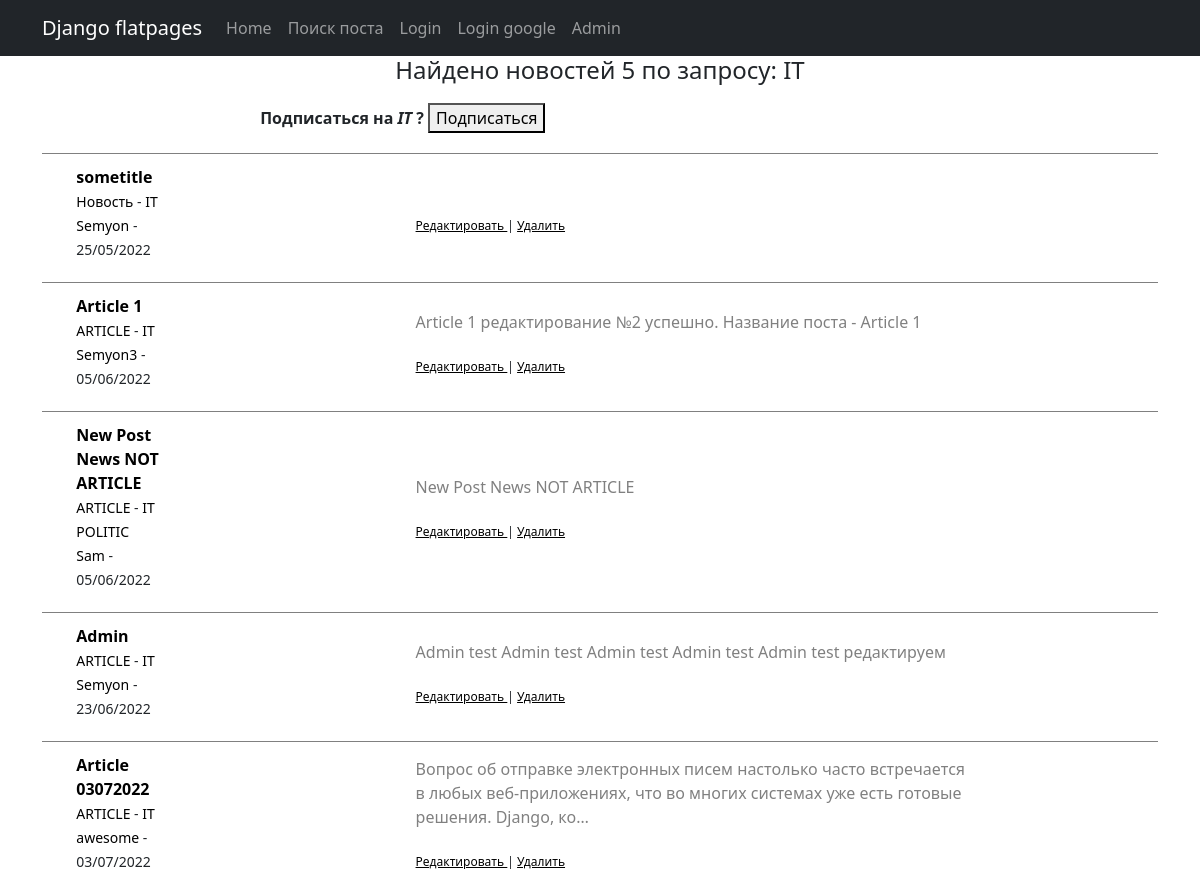
Page /news/category/1 on the earlier database version.
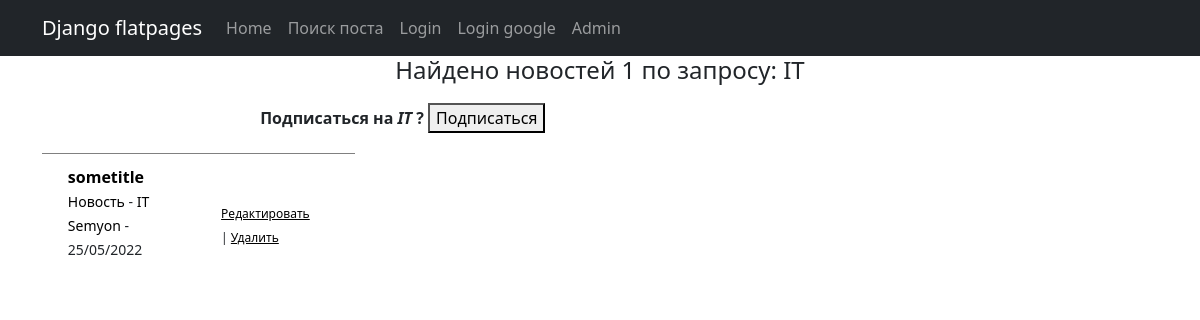
Same page on the later database version.
### news/models.py (models this page shows, shortened)
class Category(models.Model):
    name = models.CharField(max_length=255, unique=True)
    subscribers = models.ManyToManyField(User, through='CatSub', blank=True)
    def __str__(self):
        return f'{self.name}'

class Post(models.Model):
    author = models.ForeignKey(Author, on_delete=models.CASCADE)
    NEWS = 'NW'
    ARTICLE = 'AR'
    CAT_CHOICES = (
        (NEWS, 'Новость'),
        (ARTICLE, 'Статья'),
    )
    type = models.CharField(max_length=2, choices=CAT_CHOICES, default=ARTICLE)
    date = models.DateTimeField(auto_now_add=True)
    category = models.ManyToManyField(Category, through='PostCategory')
    text = models.TextField(default='')
    title = models.CharField(max_length=255)
    rating = models.SmallIntegerField(default=0)

class Author(models.Model):
    username = models.OneToOneField(User, on_delete=models.CASCADE)
    rating = models.SmallIntegerField(default=0)

### news/views.py (the view)
# urls.py: path('category/<int:pk>', PostCategory.as_view(), name='post_category'),
class PostCategory(ListView):
    model = Post
    ordering = ['-date']
    template_name = 'subcat/filtered.html'
    context_object_name = 'news'
    paginate_by = 6
    def get_queryset(self):
        self.id = resolve(self.request.path_info).kwargs['pk']
        queryset = Post.objects.filter(category=Category.objects.get(id=self.id))
        return queryset
    def get_context_data(self, **kwargs):
        context = super().get_context_data(**kwargs)
        context['filter'] = PostFilter(
            self.request.GET, queryset=self.get_queryset())
        context['name'] = Category.objects.get(id=self.id)
        return context

### news/templatetags/custom_filters.py (called while the page is built)
@register.filter(name='censor') # регистрируем наш фильтр под именем Censor, чтоб django понимал, что это именно фильтр, а не простая функция
def Censor(value): # первый аргумент здесь это то значение, к которому надо применить фильтр, второй аргумент — это аргумент фильтра, т. е. примерно следующее будет в шаблоне value|Censor
    STRONG_WORDS = ["php", "редиска"]
    if not isinstance(value, str):
        raise ValueError('Нельзя цензурировать не строку')
    for word in STRONG_WORDS:
        value = value.replace(word[1:], '*' * (len(word)-1))
    return value

### templates/subcat/filtered.html (shortened to what this page needs)
{% extends 'flatpages/default.html' %}
{% load custom_tags %}
{% load custom_filters %}
{% block content %}
<h4>
    Найдено новостей {{filter.qs|length}} по запросу:
    <span> {{ name }} </span>
</h4>
{% if name.id %}
<div class="new2">
  <strong>
    Подписаться на
    <em> {{ name }} </em>?
  </strong>
  <a href="{% url 'subscr_category' name.id %}">
    <button>
      Подписаться
    </button>
  </a>
</div>
{% endif %}
<table>
    {% for new in news %}
    <tr>
        <td class="top">
            <div class="news">
                <strong class="str">
                    <a href="{% url 'new' new.id %}"> {{ new.title|censor }} </a>
                </strong>
                <div class="str">
                    <small>
                        <a href="#"> {{ new.get_type_display }} </a> -
                        {% for category in new.category.all %}
                            <a href="{% url 'post_category' category.id %}"> {{ category }} </a>
                        {% endfor %}
                    </small>
                </div>
                <div class="str">
                    <small>
                        <a href="#"> {{ new.author.username }} </a> - {{ new.date|date:'d/m/Y' }}
                    </small>
                </div>
            </div>
        </td>
        <td class="top">
            <div class="news">
                <div class="grey">
                    {{ new.text|truncatechars:150 }}
                </div>
                <p>
                <div class="str">
                <sub>
                    {% if new.type == 'NEWS' %}
                        <a href="{% url 'new_update' new.id %}"><u> Редактировать </u></a>
                        |
                        <a href="{% url 'new_delete' new.id %}"><u> Удалить </u></a>
                    {% else %}
                        <a href="{% url 'article_update' new.id %}"><u> Редактировать </u></a>
                        |
                        <a href="{% url 'article_delete' new.id %}"><u> Удалить </u></a>
                    {% endif %}
                </sub>
                </div>
            </div>
        </td>
    </tr>
    {% endfor %}
</table>
{% endblock content %}

### templates/flatpages/default.html (shortened to what this page needs)
<!DOCTYPE html>
<html lang="en">
    <head>
         {% load static %}
        <link href="{% static 'css/styles.css' %}" rel="stylesheet" />
    </head>
    <body>
        <nav class="navbar navbar-expand-lg navbar-dark bg-dark static-top">
           <div class="container">
               <a class="navbar-brand" href="#">Django flatpages</a>
               <div class="collapse navbar-collapse" id="navbarResponsive">
                   <ul class="navbar-nav ml-auto">
                       <li class="nav-item active">
                           <a class="nav-link" href="/news/">Home</a>
                       </li>
                       <li>
                           <a class="nav-link"  href="{% url 'search' %}">Поиск поста</a>
                       </li>
                       <li class="nav-item active">
                           <a class="nav-link" href="/sign/login">Login</a>
                       </li>
                       <li class="nav-item active">
                           <a class="nav-link" href="/accounts/login">Login google</a>
                       </li>
                       <li class="nav-item active">
                           <a class="nav-link" href="/admin/">Admin</a>
                       </li>
                   </ul>
               </div>
           </div>
        </nav>
        <div class="container">
           <div class="row">
               <div class="col-lg-12 text-center">
                   {% block content %}{% endblock content %}
               </div>
           </div>
        </div>
    </body>
</html>

### templates/subcat/filtered.html (style rules this page uses)
.news { display: inline-block; margin: 0 10px 10px 0; padding: 10px 0; width: 60%; }
.new2 { display: inline-block; margin: 0 10px 10px 0; padding: 10px 0; width: 60%; text-align: left; }
.str { display: block; text-align: left; }
A { text-decoration: none; color: black; }
.top { border-top:1px solid grey; }

Differences in the rows shown:
removed Post: title|censor "Article 1", type "ARTICLE", author.username "Semyon3", date "05/06/2022", text "Article 1 редактирование №2 успешно. Название поста - Article 1", shows "Редактировать", Category (name "IT")
removed Post: title|censor "New Post News NOT ARTICLE", type "ARTICLE", author.username "Sam", date "05/06/2022", text "New Post News NOT ARTICLE", shows "Редактировать", Category (name "IT")
no longer on this page (row unchanged): Category: name "POLITIC", shown under "New Post News NOT ARTICLE"
removed Post: title|censor "Admin", type "ARTICLE", author.username "Semyon", date "23/06/2022", text "Admin test Admin test Admin test Admin test Admin test редактируем", shows "Редактировать", Category (name "IT")
removed Post: title|censor "Article 03072022", type "ARTICLE", author.username "awesome", date "03/07/2022", text "Вопрос об отправке электронных писем настолько часто встречается в любых веб-приложениях, что во многих системах уже есть готовые решения. Django, ко…", shows "Редактировать", Category (name "IT")
Other differences:
{{ filter.qs|length }}: "5" → "1"
